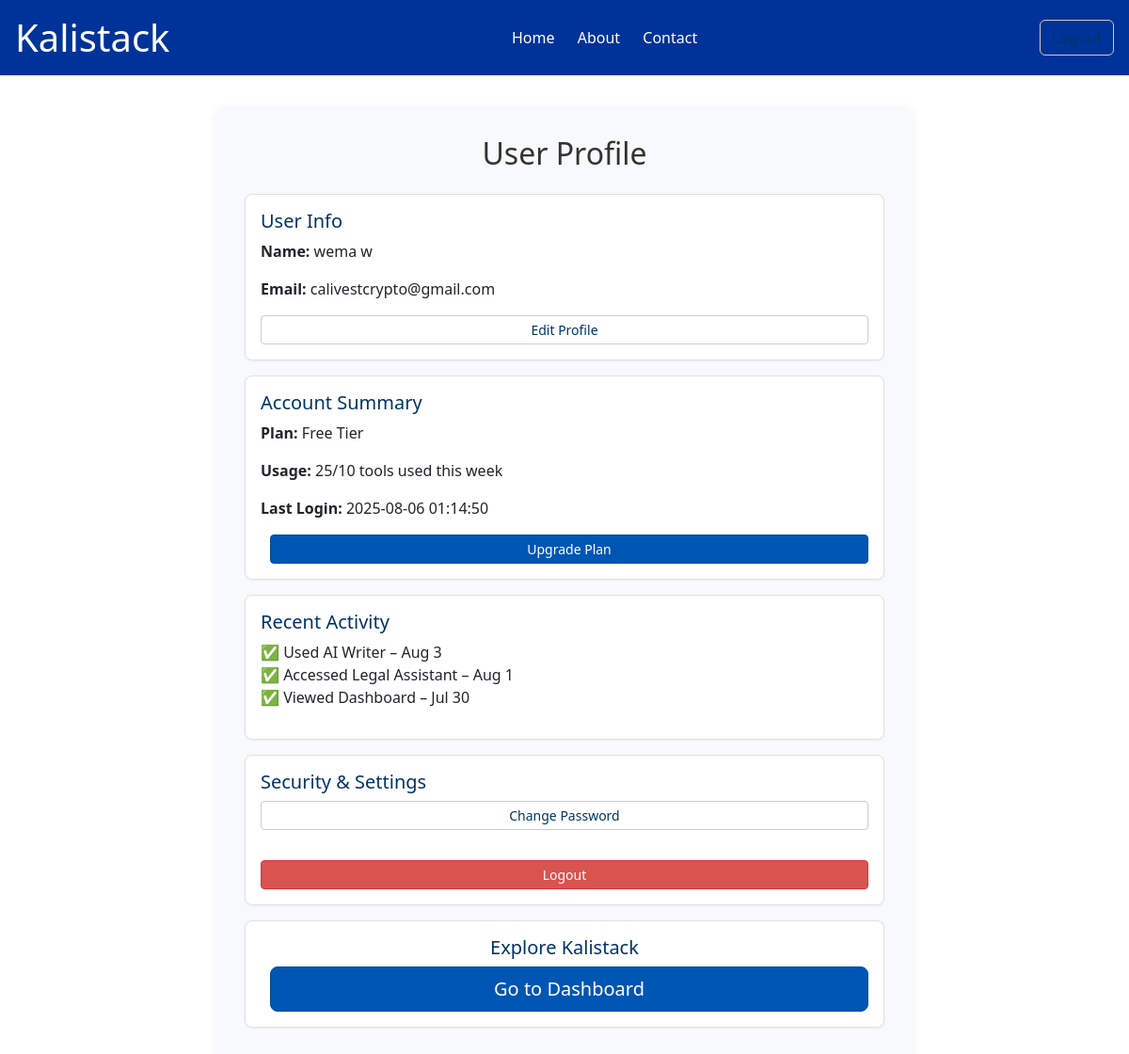
The page /profile (signed in) on the database as committed earlier.
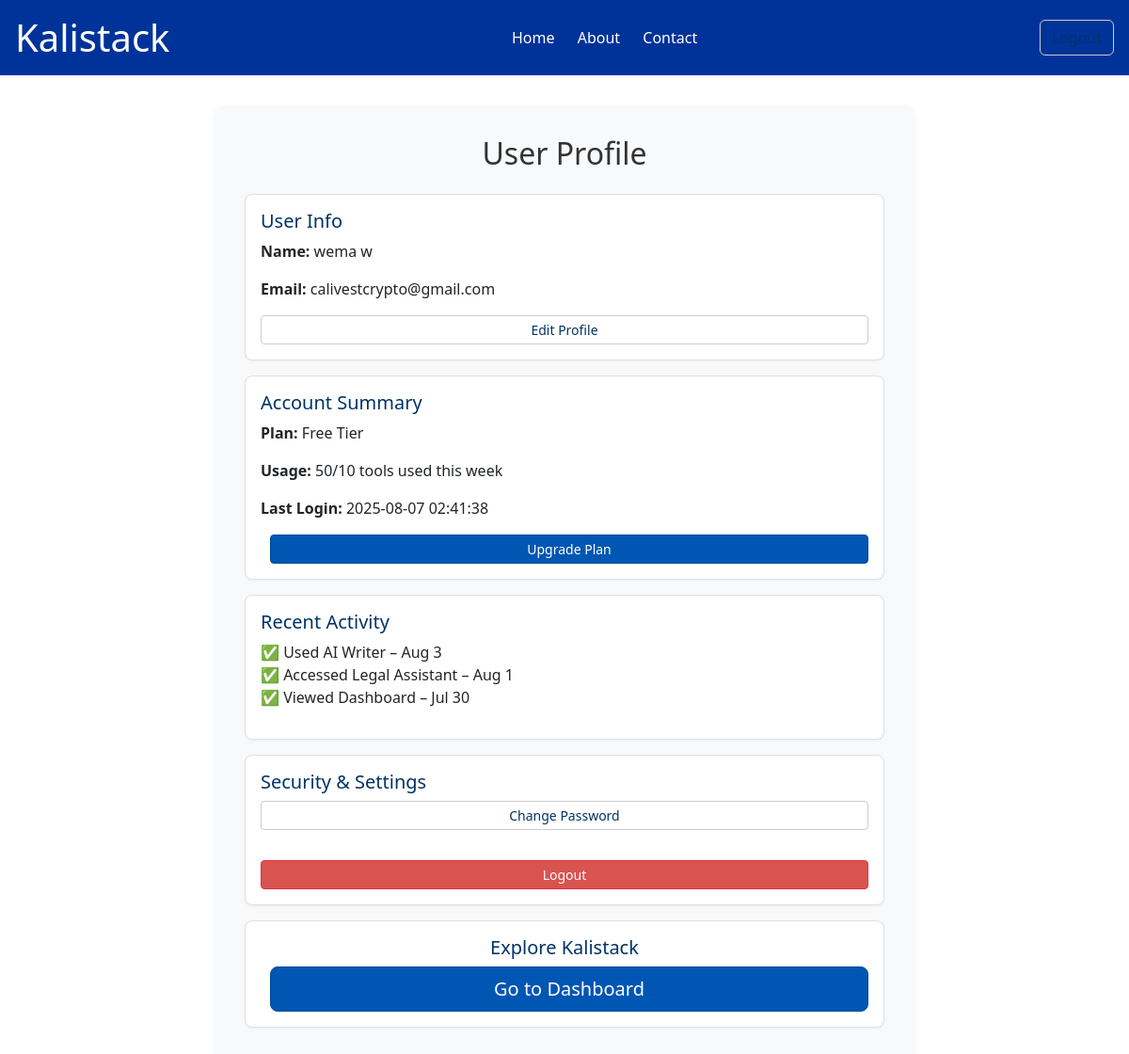
The same page on the database as committed later.
### tables this page shows
CREATE TABLE users (
        id INTEGER PRIMARY KEY AUTOINCREMENT,
        firstname TEXT NOT NULL,
        lastname TEXT NOT NULL,
        username TEXT NOT NULL UNIQUE,
        email TEXT NOT NULL,
        password TEXT NOT NULL
    , plan TEXT DEFAULT 'Free Tier', last_login TEXT, tools_used INTEGER DEFAULT 0);

### app.py (the view)
@app.route('/profile')
def profile():
    if 'user' not in session:
        return redirect('/login')
    conn = get_db_connection()
    cursor = conn.cursor()
    cursor.execute('''
        SELECT firstname, lastname, email, plan, last_login, tools_used
        FROM users WHERE id = ?
    ''', (session['user']['id'],))
    user_data = cursor.fetchone()
    conn.close()
    if not user_data:
        flash('User not found.', 'danger')
        return redirect('/logout')
    user_profile = {
        'name': f"{user_data['firstname']} {user_data['lastname']}",
        'email': user_data['email'],
        'plan': user_data['plan'],
        'last_login': user_data['last_login'],
        'tools_used': user_data['tools_used']
    }
    return render_template('profile.html', user=session['user'], profile=user_profile)

### app.py (called while the page is built)
def get_db_connection():
    conn = sqlite3.connect(DATABASE)
    conn.row_factory = sqlite3.Row
    return conn

### templates/profile.html (shortened to what this page needs)
<!DOCTYPE html>
<html lang="en">
<head>
  <link rel="stylesheet" href="https://cdn.jsdelivr.net/npm/bootstrap@5.3.3/dist/css/bootstrap.min.css"/>
</head>
<body>
<header>
  <h1>Kalistack</h1>
  <nav>
    <a href="/">Home</a>
    <a href="/about">About</a>
    <a href="/contact">Contact</a>
  </nav>
  <div>
    <a href="/logout" class="btn btn-outline-light">Logout</a>
  </div>
</header>
<div class="container">
  <div class="profile-container mx-auto col-md-8">
    <h2 class="mb-4 text-center">User Profile</h2>
    <div class="card p-3">
      <h5>User Info</h5>
      <p><strong>Name:</strong> {{ profile.name }}</p>
      <p><strong>Email:</strong> {{ profile.email }}</p>
      <a href="#" class="btn btn-sm btn-outline-light">Edit Profile</a>
    </div>
    <div class="card p-3">
      <h5>Account Summary</h5>
      <p><strong>Plan:</strong> {{ profile.plan or 'Free Tier' }}</p>
      <p><strong>Usage:</strong> {{ profile.tools_used }}/10 tools used this week</p>
      <p><strong>Last Login:</strong> {{ profile.last_login or "Unknown" }}</p>
      <a href="#" class="btn btn-sm btn-primary">Upgrade Plan</a>
    </div>
    <div class="card p-3">
      <h5>Recent Activity</h5>
      <ul class="list-unstyled">
        <li>✅ Used AI Writer – Aug 3</li>
        <li>✅ Accessed Legal Assistant – Aug 1</li>
        <li>✅ Viewed Dashboard – Jul 30</li>
      </ul>
    </div>
    <div class="card p-3">
      <h5>Security & Settings</h5>
      <a href="#" class="btn btn-sm btn-outline-light mb-2">Change Password</a><br/>
      <a href="/logout" class="btn btn-sm btn-danger">Logout</a>
    </div>
    <div class="card p-3 text-center">
      <h5>Explore Kalistack</h5>
      <a href="/dashboard" class="btn btn-primary btn-lg">Go to Dashboard</a>
    </div>
  </div>
</div>
</body>
</html>

### templates/profile.html (style rules this page uses)
body { background-color: #ffffff; color: #333; font-family: 'Segoe UI', Tahoma, Geneva, Verdana, sans-serif; }
header { background-color: #003399; padding: 1rem; display: flex; justify-content: space-between; align-items: center; color: white; }
header h1 { margin: 0; }
nav a { margin: 0 10px; color: white; text-decoration: none; font-weight: 500; }
.btn-outline, .btn-primary { margin-left: 10px; }
.profile-container { background-color: #f8f9fa; padding: 2rem; border-radius: 12px; margin-top: 2rem; box-shadow: 0 2px 8px rgba(0, 0, 0, 0.05); }
.card { background-color: #ffffff; border: 1px solid #e0e0e0; margin-bottom: 1rem; border-radius: 8px; box-shadow: 0 1px 3px rgba(0, 0, 0, 0.05); }
.card h5 { color: #003366; }
.btn-outline-light { border-color: #ccc; color: #003366; }
.btn-primary { background-color: #0056b3; border-color: #004c99; }
.btn-danger { background-color: #d9534f; }
a { text-decoration: none; }

Rows that differ between the two databases and show on the page:
changed users "calivestcrypto@gmail.com": tools_used "25" → "50"; last_login "2025-08-06 01:14:50" → "2025-08-07 02:41:38"
